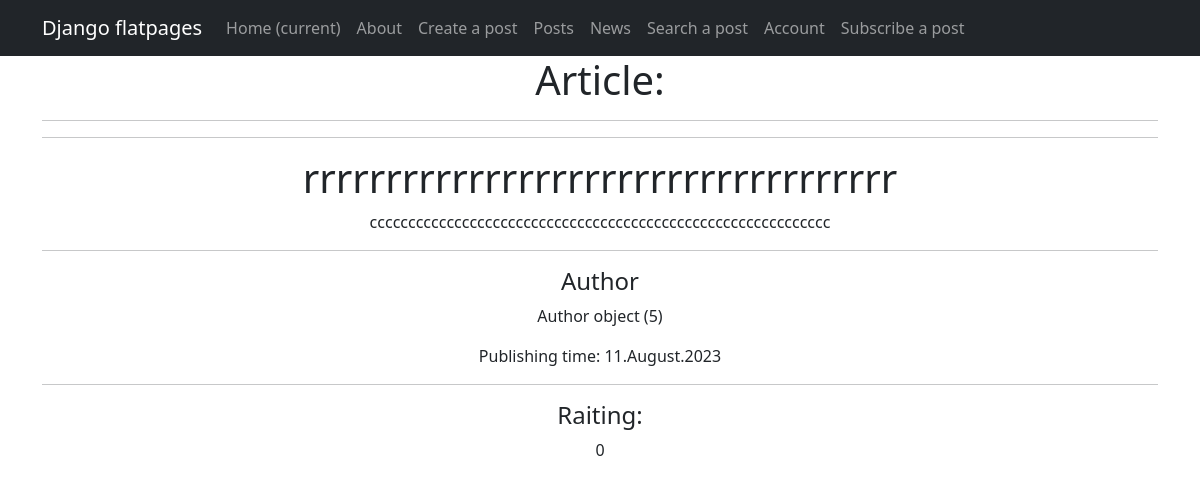
The app's page /posts/85/ with its own data.
### news/models.py (models this page shows, shortened)
class Post(models.Model):
    author = models.ForeignKey(Author, on_delete=models.CASCADE)
    CHOICES = [
        ('Article', (
            ('PL', 'Policy'),
            ('EC', 'Economic'),
            ('SP', 'Sport'),
            ('ED', 'Education'),
            ('CL', 'Culture'),
        )
         ),
        ('News', (
            ('PL', 'Policy'),
            ('EC', 'Economic'),
            ('SP', 'Sport'),
            ('ED', 'Education'),
            ('CL', 'Culture'),
        )
         ),
    ]
    title = models.CharField(max_length=300)
    text_type = models.CharField(max_length=300, choices=CHOICES)
    category = models.ManyToManyField('Category', through='PostCategory')
    creation_datetime = models.DateTimeField(auto_now_add=True)
    text = models.TextField()
    rating = models.IntegerField(default=0, db_column='rating')

class Author(models.Model):
    full_name = models.CharField(max_length=100)
    email = models.CharField(max_length=255)
    user = models.ForeignKey('auth.User', on_delete=models.CASCADE)
    rating = models.IntegerField(default=0)

### news/views.py (the view)
# urls.py: path('<int:pk>/', PostDetail.as_view(), name='post_dtl'),
class PostDetail(DetailView):
    model = Post
    template_name = 'article.html'
    context_object_name = 'post'
    pk_url_kwarg = "pk"

### news/templatetags/custom_filters.py (called while the page is built)
@register.filter()
def censor(value):
   for word in bad_words:
      if word.lower() in value.lower():
         value = value.replace(word[1:-2], '*' * (len(word)-1))
   return value

### templates/article.html (shortened to what this page needs)
{% extends 'flatpages/default.html' %}
{% load custom_filters %}
{% block content %}
  <h1>Article:</h1>
  <hr>
  <hr>
{% if post %}
<h1>{{post.title|censor}}</h1>
<p>{{post.text|censor}}</p>
<hr>
<h4>Author</h4>
<p>{{post.author}}</p>
<p>Publishing time: {{post.creation_datetime|date:"j.F.Y" }}</p>
<hr>
<h4>Raiting:</h4>
<p>{{post.rating}}</p>
{% else %}
<h2>The end</h2>
{% endif %}
{% endblock content %}

### records on screen
Post: title|censor "rrrrrrrrrrrrrrrrrrrrrrrrrrrrrrrrrrrr", text|censor "cccccccccccccccccccccccccccccccccccccccccccccccccccccccccccc", author "Author object (5)", creation_datetime "11.August.2023", rating "0"
